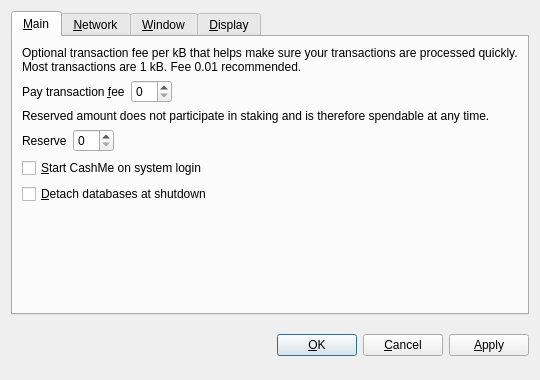
<?xml version="1.0" encoding="UTF-8"?>
<ui version="4.0">
 <class>OptionsDialog</class>
 <widget class="QDialog" name="OptionsDialog">
  <property name="geometry">
   <rect>
    <x>0</x>
    <y>0</y>
    <width>540</width>
    <height>380</height>
   </rect>
  </property>
  <property name="windowTitle">
   <string>Options</string>
  </property>
  <property name="modal">
   <bool>true</bool>
  </property>
  <layout class="QVBoxLayout" name="verticalLayout">
   <item>
    <widget class="QTabWidget" name="tabWidget">
     <property name="tabPosition">
      <enum>QTabWidget::North</enum>
     </property>
     <property name="currentIndex">
      <number>0</number>
     </property>
     <widget class="QWidget" name="tabMain">
      <attribute name="title">
       <string>&amp;Main</string>
      </attribute>
      <layout class="QVBoxLayout" name="verticalLayout_Main">
       <item>
        <widget class="QLabel" name="transactionFeeInfoLabel">
         <property name="text">
          <string>Optional transaction fee per kB that helps make sure your transactions are processed quickly. Most transactions are 1 kB. Fee 0.01 recommended.</string>
         </property>
         <property name="textFormat">
          <enum>Qt::PlainText</enum>
         </property>
         <property name="wordWrap">
          <bool>true</bool>
         </property>
        </widget>
       </item>
       <item>
        <layout class="QHBoxLayout" name="horizontalLayoutFee">
         <item>
          <widget class="QLabel" name="transactionFeeLabel">
           <property name="text">
            <string>Pay transaction &amp;fee</string>
           </property>
           <property name="textFormat">
            <enum>Qt::PlainText</enum>
           </property>
           <property name="buddy">
            <cstring>transactionFee</cstring>
           </property>
          </widget>
         </item>
         <item>
          <widget class="BitcoinAmountField" name="transactionFee"/>
         </item>
         <item>
          <spacer name="horizontalSpacerFee">
           <property name="orientation">
            <enum>Qt::Horizontal</enum>
           </property>
           <property name="sizeHint" stdset="0">
            <size>
             <width>40</width>
             <height>20</height>
            </size>
           </property>
          </spacer>
         </item>
        </layout>
       </item>
       <item>
        <widget class="QLabel" name="reserveBalanceInfoLabel">
         <property name="text">
          <string>Reserved amount does not participate in staking and is therefore spendable at any time.</string>
         </property>
         <property name="textFormat">
          <enum>Qt::PlainText</enum>
         </property>
         <property name="wordWrap">
          <bool>true</bool>
         </property>
        </widget>
       </item>
       <item>
        <layout class="QHBoxLayout" name="horizontalLayoutReserveBalance">
         <item>
          <widget class="QLabel" name="reserveBalanceLabel">
           <property name="text">
            <string>Reserve</string>
           </property>
           <property name="textFormat">
            <enum>Qt::PlainText</enum>
           </property>
           <property name="buddy">
            <cstring>reserveBalance</cstring>
           </property>
          </widget>
         </item>
         <item>
          <widget class="BitcoinAmountField" name="reserveBalance"/>
         </item>
         <item>
          <spacer name="horizontalSpacerReserveBalance">
           <property name="orientation">
            <enum>Qt::Horizontal</enum>
           </property>
           <property name="sizeHint" stdset="0">
            <size>
             <width>40</width>
             <height>20</height>
            </size>
           </property>
          </spacer>
         </item>
        </layout>
       </item>
       <item>
        <widget class="QCheckBox" name="bitcoinAtStartup">
         <property name="toolTip">
          <string>Automatically start CashMe after logging in to the system.</string>
         </property>
         <property name="text">
          <string>&amp;Start CashMe on system login</string>
         </property>
        </widget>
       </item>
       <item>
        <widget class="QCheckBox" name="detachDatabases">
         <property name="toolTip">
          <string>Detach block and address databases at shutdown. This means they can be moved to another data directory, but it slows down shutdown. The wallet is always detached.</string>
         </property>
         <property name="text">
          <string>&amp;Detach databases at shutdown</string>
         </property>
        </widget>
       </item>
       <item>
        <spacer name="verticalSpacer_Main">
         <property name="orientation">
          <enum>Qt::Vertical</enum>
         </property>
         <property name="sizeHint" stdset="0">
          <size>
           <width>20</width>
           <height>40</height>
          </size>
         </property>
        </spacer>
       </item>
      </layout>
     </widget>
     <widget class="QWidget" name="tabNetwork">
      <attribute name="title">
       <string>&amp;Network</string>
      </attribute>
      <layout class="QVBoxLayout" name="verticalLayout_Network">
       <item>
        <widget class="QCheckBox" name="mapPortUpnp">
         <property name="toolTip">
          <string>Automatically open the CashMe client port on the router. This only works when your router supports UPnP and it is enabled.</string>
         </property>
         <property name="text">
          <string>Map port using &amp;UPnP</string>
         </property>
        </widget>
       </item>
       <item>
        <widget class="QCheckBox" name="connectSocks">
         <property name="toolTip">
          <string>Connect to the CashMe network through a SOCKS proxy (e.g. when connecting through Tor).</string>
         </property>
         <property name="text">
          <string>&amp;Connect through SOCKS proxy:</string>
         </property>
        </widget>
       </item>
       <item>
        <layout class="QHBoxLayout" name="horizontalLayout_Network">
         <item>
          <widget class="QLabel" name="proxyIpLabel">
           <property name="text">
            <string>Proxy &amp;IP:</string>
           </property>
           <property name="textFormat">
            <enum>Qt::PlainText</enum>
           </property>
           <property name="buddy">
            <cstring>proxyIp</cstring>
           </property>
          </widget>
         </item>
         <item>
          <widget class="QValidatedLineEdit" name="proxyIp">
           <property name="maximumSize">
            <size>
             <width>140</width>
             <height>16777215</height>
            </size>
           </property>
           <property name="toolTip">
            <string>IP address of the proxy (e.g. 127.0.0.1)</string>
           </property>
          </widget>
         </item>
         <item>
          <widget class="QLabel" name="proxyPortLabel">
           <property name="text">
            <string>&amp;Port:</string>
           </property>
           <property name="textFormat">
            <enum>Qt::PlainText</enum>
           </property>
           <property name="buddy">
            <cstring>proxyPort</cstring>
           </property>
          </widget>
         </item>
         <item>
          <widget class="QLineEdit" name="proxyPort">
           <property name="maximumSize">
            <size>
             <width>55</width>
             <height>16777215</height>
            </size>
           </property>
           <property name="toolTip">
            <string>Port of the proxy (e.g. 9050)</string>
           </property>
          </widget>
         </item>
         <item>
          <widget class="QLabel" name="socksVersionLabel">
           <property name="text">
            <string>SOCKS &amp;Version:</string>
           </property>
           <property name="textFormat">
            <enum>Qt::PlainText</enum>
           </property>
           <property name="buddy">
            <cstring>socksVersion</cstring>
           </property>
          </widget>
         </item>
         <item>
          <widget class="QValueComboBox" name="socksVersion">
           <property name="toolTip">
            <string>SOCKS version of the proxy (e.g. 5)</string>
           </property>
          </widget>
         </item>
         <item>
          <spacer name="horizontalSpacer_Network">
           <property name="orientation">
            <enum>Qt::Horizontal</enum>
           </property>
           <property name="sizeHint" stdset="0">
            <size>
             <width>40</width>
             <height>20</height>
            </size>
           </property>
          </spacer>
         </item>
        </layout>
       </item>
       <item>
        <spacer name="verticalSpacer_Network">
         <property name="orientation">
          <enum>Qt::Vertical</enum>
         </property>
         <property name="sizeHint" stdset="0">
          <size>
           <width>20</width>
           <height>40</height>
          </size>
         </property>
        </spacer>
       </item>
      </layout>
     </widget>
     <widget class="QWidget" name="tabWindow">
      <attribute name="title">
       <string>&amp;Window</string>
      </attribute>
      <layout class="QVBoxLayout" name="verticalLayout_Window">
       <item>
        <widget class="QCheckBox" name="minimizeToTray">
         <property name="toolTip">
          <string>Show only a tray icon after minimizing the window.</string>
         </property>
         <property name="text">
          <string>&amp;Minimize to the tray instead of the taskbar</string>
         </property>
        </widget>
       </item>
       <item>
        <widget class="QCheckBox" name="minimizeOnClose">
         <property name="toolTip">
          <string>Minimize instead of exit the application when the window is closed. When this option is enabled, the application will be closed only after selecting Quit in the menu.</string>
         </property>
         <property name="text">
          <string>M&amp;inimize on close</string>
         </property>
        </widget>
       </item>
       <item>
        <spacer name="verticalSpacer_Window">
         <property name="orientation">
          <enum>Qt::Vertical</enum>
         </property>
         <property name="sizeHint" stdset="0">
          <size>
           <width>20</width>
           <height>40</height>
          </size>
         </property>
        </spacer>
       </item>
      </layout>
     </widget>
     <widget class="QWidget" name="tabDisplay">
      <attribute name="title">
       <string>&amp;Display</string>
      </attribute>
      <layout class="QVBoxLayout" name="verticalLayout_Display">
       <item>
        <layout class="QHBoxLayout" name="horizontalLayout_1_Display">
         <item>
          <widget class="QLabel" name="langLabel">
           <property name="text">
            <string>User Interface &amp;language:</string>
           </property>
           <property name="textFormat">
            <enum>Qt::PlainText</enum>
           </property>
           <property name="buddy">
            <cstring>lang</cstring>
           </property>
          </widget>
         </item>
         <item>
          <widget class="QValueComboBox" name="lang">
           <property name="toolTip">
            <string>The user interface language can be set here. This setting will take effect after restarting CashMe.</string>
           </property>
          </widget>
         </item>
        </layout>
       </item>
       <item>
        <layout class="QHBoxLayout" name="horizontalLayout_2_Display">
         <item>
          <widget class="QLabel" name="unitLabel">
           <property name="text">
            <string>&amp;Unit to show amounts in:</string>
           </property>
           <property name="textFormat">
            <enum>Qt::PlainText</enum>
           </property>
           <property name="buddy">
            <cstring>unit</cstring>
           </property>
          </widget>
         </item>
         <item>
          <widget class="QValueComboBox" name="unit">
           <property name="toolTip">
            <string>Choose the default subdivision unit to show in the interface and when sending coins.</string>
           </property>
          </widget>
         </item>
        </layout>
       </item>
       <item>
        <widget class="QCheckBox" name="displayAddresses">
         <property name="toolTip">
          <string>Whether to show CashMe addresses in the transaction list or not.</string>
         </property>
         <property name="text">
          <string>&amp;Display addresses in transaction list</string>
         </property>
        </widget>
       </item>
       <item>
        <widget class="QCheckBox" name="coinControlFeatures">
         <property name="toolTip">
          <string>Whether to show coin control features or not.</string>
         </property>
         <property name="text">
          <string>Display coin &amp;control features (experts only!)</string>
         </property>
        </widget>
       </item>
       <item>
        <spacer name="verticalSpacer_Display">
         <property name="orientation">
          <enum>Qt::Vertical</enum>
         </property>
         <property name="sizeHint" stdset="0">
          <size>
           <width>20</width>
           <height>40</height>
          </size>
         </property>
        </spacer>
       </item>
      </layout>
     </widget>
    </widget>
   </item>
   <item>
    <layout class="QHBoxLayout" name="horizontalLayout_Buttons">
     <item>
      <spacer name="horizontalSpacer_1">
       <property name="orientation">
        <enum>Qt::Horizontal</enum>
       </property>
       <property name="sizeHint" stdset="0">
        <size>
         <width>40</width>
         <height>48</height>
        </size>
       </property>
      </spacer>
     </item>
     <item>
      <widget class="QLabel" name="statusLabel">
       <property name="font">
        <font>
         <weight>75</weight>
         <bold>true</bold>
        </font>
       </property>
       <property name="text">
        <string/>
       </property>
       <property name="textFormat">
        <enum>Qt::PlainText</enum>
       </property>
       <property name="wordWrap">
        <bool>true</bool>
       </property>
      </widget>
     </item>
     <item>
      <spacer name="horizontalSpacer_2">
       <property name="orientation">
        <enum>Qt::Horizontal</enum>
       </property>
       <property name="sizeHint" stdset="0">
        <size>
         <width>40</width>
         <height>48</height>
        </size>
       </property>
      </spacer>
     </item>
     <item>
      <widget class="QPushButton" name="okButton">
       <property name="text">
        <string>&amp;OK</string>
       </property>
      </widget>
     </item>
     <item>
      <widget class="QPushButton" name="cancelButton">
       <property name="text">
        <string>&amp;Cancel</string>
       </property>
       <property name="autoDefault">
        <bool>false</bool>
       </property>
      </widget>
     </item>
     <item>
      <widget class="QPushButton" name="applyButton">
       <property name="text">
        <string>&amp;Apply</string>
       </property>
       <property name="autoDefault">
        <bool>false</bool>
       </property>
      </widget>
     </item>
    </layout>
   </item>
  </layout>
 </widget>
 <customwidgets>
  <customwidget>
   <class>BitcoinAmountField</class>
   <extends>QSpinBox</extends>
   <header>bitcoinamountfield.h</header>
  </customwidget>
  <customwidget>
   <class>QValueComboBox</class>
   <extends>QComboBox</extends>
   <header>qvaluecombobox.h</header>
  </customwidget>
  <customwidget>
   <class>QValidatedLineEdit</class>
   <extends>QLineEdit</extends>
   <header>qvalidatedlineedit.h</header>
  </customwidget>
 </customwidgets>
 <resources/>
 <connections/>
</ui>
